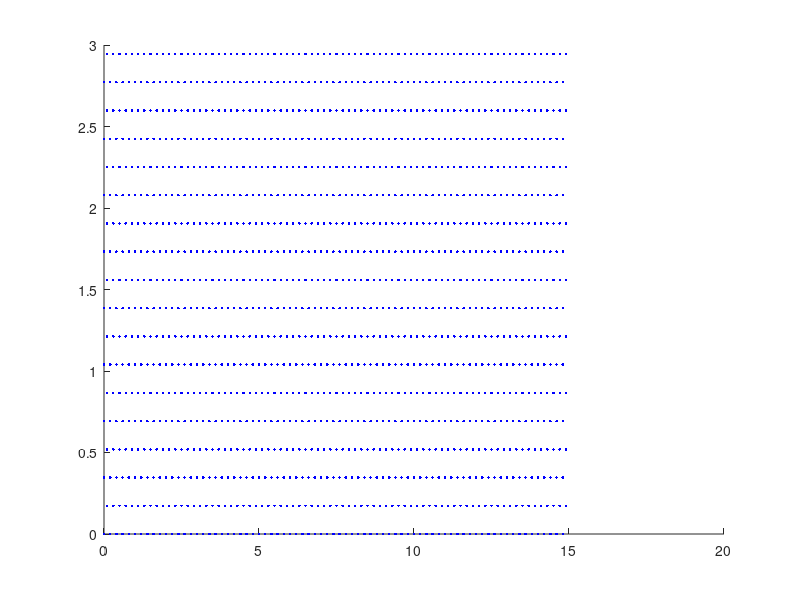

MATLAB code for this plot:

function main(~)

placeholder = zeros(75,36);
delta_x = .2;
delta_y = sqrt(.03);
size_placeholder = size(placeholder);
x_value = 0;
y_value = 0;
nudge_index = 0;
counter_index = 0;
y_index = 0;

for col_index = 1:size_placeholder(2)
    
    if y_index == 2
        y_value = y_value + delta_y;
        y_index = 0;
    end
  
    if counter_index == 4
        x_value = 0;
        counter_index = 0;
        nudge_index = 1;
    elseif nudge_index == 2
        x_value = delta_x / 2;
        %nudge_index = 0;
    end
    
    for row_index = 1:size_placeholder(1)
        if rem(col_index,2) == 0 % even column so y values
            placeholder(row_index,col_index) = y_value;
        else
            placeholder(row_index,col_index) = x_value;
            x_value = delta_x + x_value;
        end
    end
    
    nudge_index = nudge_index + 1;
    counter_index = counter_index + 1;
    y_index = y_index + 1;
end

x_col = 1;
y_col = 2;
for plotting = 1:18
    hold on
    x_section = placeholder(:,x_col);
    y_section = placeholder(:,y_col);
    plot(x_section,y_section,'b.')
    x_col = x_col + 2;
    y_col = y_col + 2;
end
